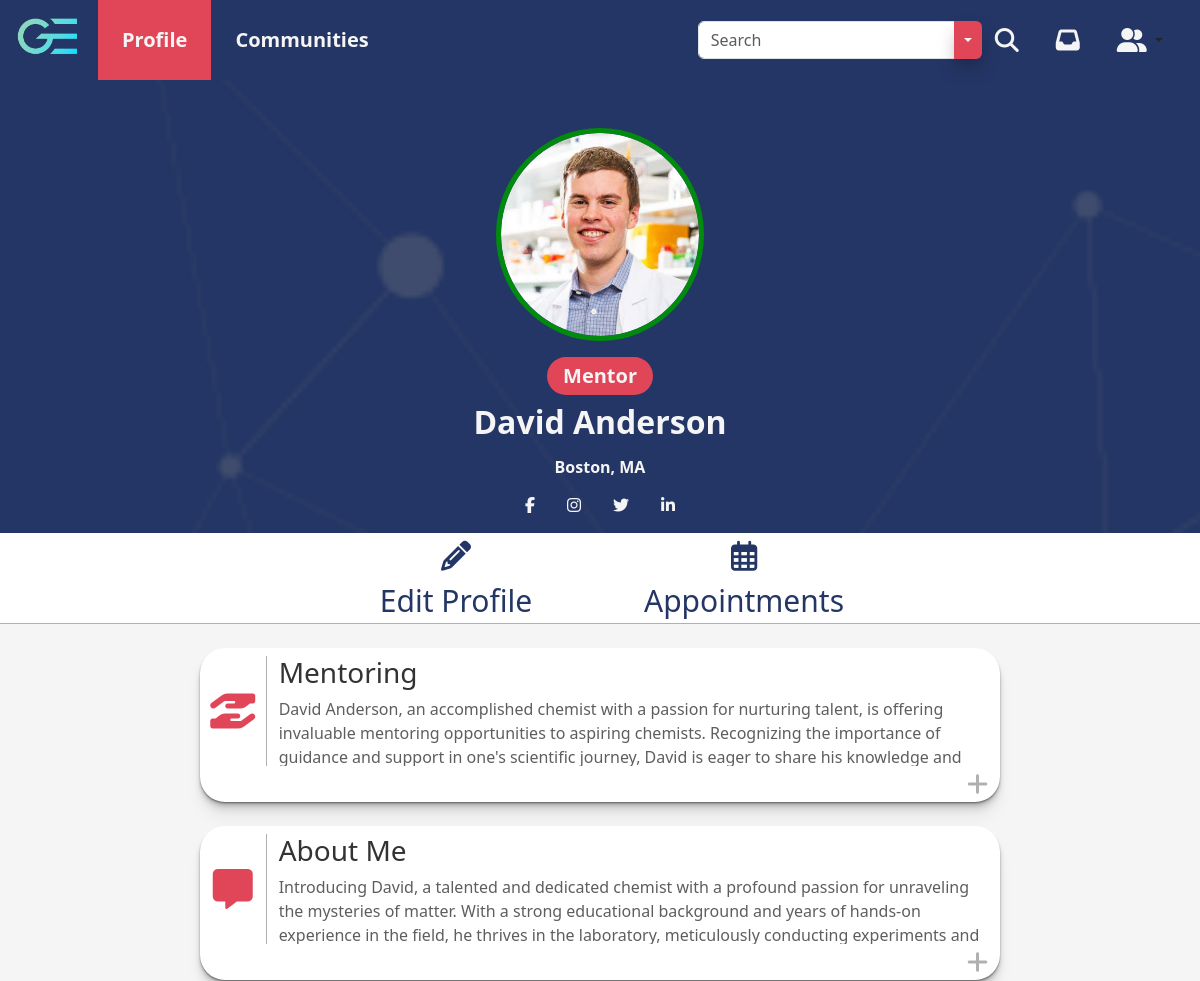
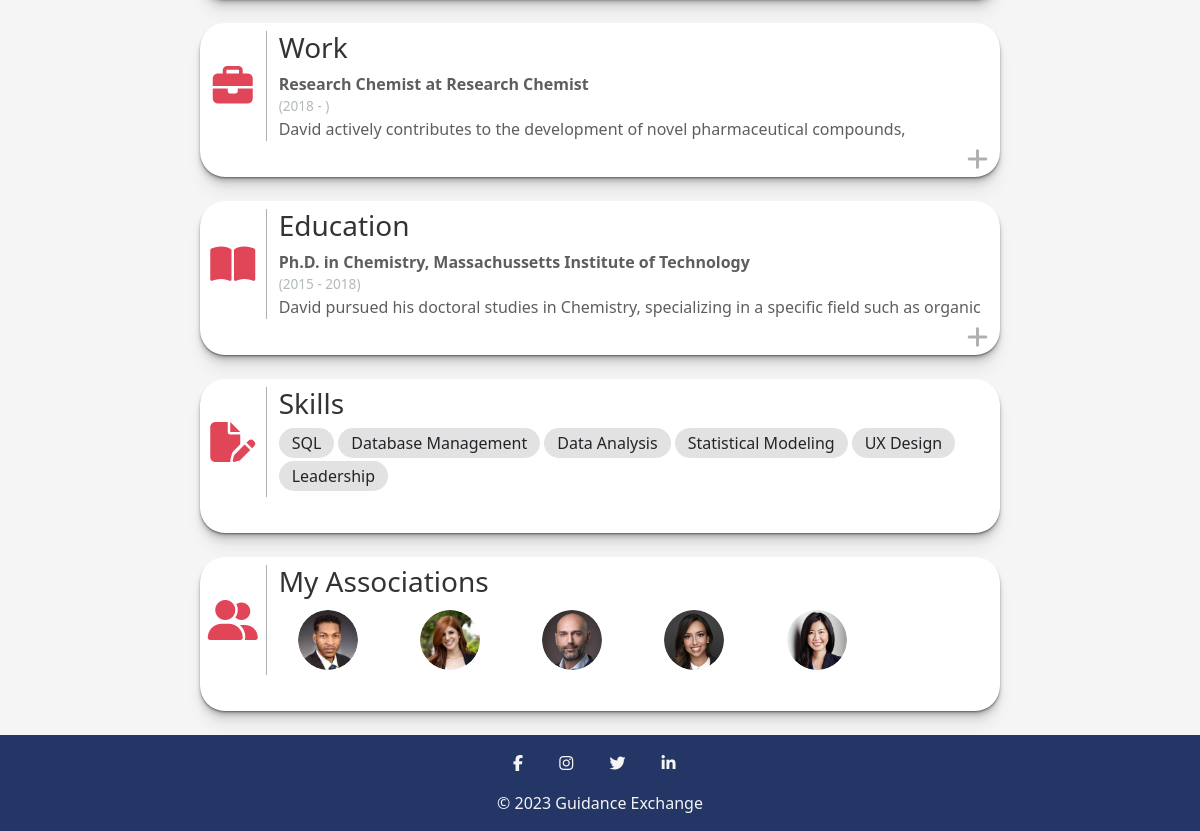
The page /profile.php?profileID=1 (signed in) on the database its author committed (2 pictures, top to bottom).
### tables this page shows
CREATE TABLE UserData_t (
  UserID INT(9) NOT NULL,
  FirstName VARCHAR(255) NOT NULL,
  LastName VARCHAR(255) NOT NULL,
  ProfilePicture VARCHAR(255),
  ProfilePictureBorder VARCHAR(255),
  ProfilePictureBackground VARCHAR(255),
  Rating INT(1),
  LocationCity VARCHAR(255),
  LocationState VARCHAR(255),
  Facebook VARCHAR(255),
  Twitter VARCHAR(255),
  Instagram VARCHAR(255),
  LinkedIn VARCHAR(255),
  Mentoring LONGTEXT,
  AboutMe LONGTEXT,
  WorkTitle VARCHAR(255),
  WorkLocation VARCHAR(255),
  WorkStartDate DATE,
  WorkEndDate DATE,
  WorkDescription LONGTEXT,
  EducationDegree VARCHAR(255),
  EducationLocation VARCHAR(255),
  EducationStartDate DATE,
  EducationEndDate DATE,
  EducationDescription LONGTEXT,
  Associations VARCHAR(255),
  CONSTRAINT UserData_t_PK PRIMARY KEY (UserID),
  CONSTRAINT UserData_t_FK1 FOREIGN KEY (UserID) REFERENCES Auth_t(UserID)
);

### includes/session.inc.php (called while the page is built, shortened)
<?php
$userID = $_SESSION['UserID'];

### profile.php (the view, shortened to what this page needs)
<!DOCTYPE html>
<html lang="en">
<head>
  <link href="assets/fontawesome/css/fontawesome.css" rel="stylesheet">
  <link href="assets/fontawesome/css/brands.css" rel="stylesheet">
  <link href="assets/fontawesome/css/solid.css" rel="stylesheet">
  <link href="assets/bootstrap/css/bootstrap.min.css" rel="stylesheet" />
  <link rel="stylesheet" href="css/profile.css" />
  <link rel="stylesheet" href="css/main.css" />
</head>
<header>
  <?php
  include('includes/session.inc.php');
  $profileID = $_GET['profileID'];
  ?>
  <nav class="navbar navbar-expand-lg navbar-light">
    <div class="container-fluid">
      <a class="navbar-brand" href="home.php"><img src="img/logo_gradient.png" alt="Guidance Exchange Logo" height="70" /></a>
      <div class="collapse navbar-collapse" id="navbarSupportedContent">
        <ul class="navbar-nav me-auto mb-2 mb-lg-0">
          <li class="nav-item">
            <?php if ($profileID == $userID) {
              echo '<a class="nav-link highlight-link nav-text px-4 active" href="profile.php?profileID=' . $userID . '">Profile</a>';
            } else {
              echo '<a class="nav-link highlight-link nav-text px-4" href="profile.php?profileID=' . $userID . '">Profile</a>';
            }
            ?>
          </li>
          <li class="nav-item">
            <a class="nav-link highlight-link nav-text px-4" href="communities.php">Communities</a>
          </li>
        </ul>
        <ul class="navbar-nav d-flex flex-row me-1">
          <li class="nav-item me-3 me-lg-0 px-2 d-flex align-items-center">
            <form class="d-flex" role="search" action="search.php" method="GET">
              <div class="input-group">
                <input class="form-control" name="query" type="search" placeholder="Search" aria-label="Search" autocomplete="off">
                <button type="button" class="btn main-button btn-drop dropdown-toggle dropdown-toggle-split" data-bs-toggle="dropdown" data-bs-auto-close="false" aria-expanded="false">
                </button>
              </div>
              <button class="btn" type="submit"><i class="fa-solid fa-magnifying-glass fa-xl"></i></button>
            </form>
          </li>
          <li class="nav-item me-3 me-lg-0 px-2">
            <a class="nav-link" href="messages.php"><i class="fa-solid fa-inbox fa-xl"></i></a>
          </li>
          <li class="nav-item dropdown me-3 me-lg-0 px-2 d-flex justify-content-center">
            <button class="btn dropdown-toggle" data-bs-toggle="dropdown" aria-expanded="false">
              <i class="fa-solid fa-user-group fa-xl"></i>
            </button>
          </li>
        </ul>
      </div>
    </div>
  </nav>
</header>
<body>
  <?php
  $sqlAuth = "SELECT * FROM `Auth_t` WHERE `UserID` = $profileID";
  $resultAuth = mysqli_query($con, $sqlAuth);
  while ($auth = mysqli_fetch_assoc($resultAuth)) {
    $mentorStatus = $auth['MentorStatus'];
  }
  $sql = "SELECT * FROM `UserData_t` WHERE `UserID` = $profileID";
  $result = mysqli_query($con, $sql);
  while ($profile = mysqli_fetch_assoc($result)) {
    $firstName = $profile['FirstName'];
    $lastName = $profile['LastName'];
    $profilePicture = $profile['ProfilePicture'];
    $profilePictureBorder = $profile['ProfilePictureBorder'];
    $profilePictureBackground = $profile['ProfilePictureBackground'];
    $city = $profile['LocationCity'];
    $state = $profile['LocationState'];
    $facebook = $profile['Facebook'];
    $twitter = $profile['Twitter'];
    $instagram = $profile['Instagram'];
    $linkedIn = $profile['LinkedIn'];
    $mentoring = $profile['Mentoring'];
    $aboutMe = $profile['AboutMe'];
    $workTitle = $profile['WorkTitle'];
    $workTitleArray = explode(";", $workTitle ?? '');
    $workLocation = $profile['WorkLocation'];
    $workLocationArray = explode(";", $workTitle ?? '');
    $workStartDate = $profile['WorkStartDate'];
    $workStartDateArray = explode(";", $workStartDate ?? '');
    $workEndDate = $profile['WorkEndDate'];
    $workEndDateArray = explode(";", $workEndDate ?? '');
    $workDescription = $profile['WorkDescription'];
    $workDescriptionArray = explode(";", $workDescription ?? '');
    $educationDegree = $profile['EducationDegree'];
    $educationDegreeArray = explode(";", $educationDegree ?? '');
    $educationLocation = $profile['EducationLocation'];
    $educationLocationArray = explode(";", $educationLocation ?? '');
    $educationStartDate = $profile['EducationStartDate'];
    $educationStartDateArray = explode(";", $educationStartDate ?? '');
    $educationEndDate = $profile['EducationEndDate'];
    $educationEndDateArray = explode(";", $educationEndDate ?? '');
    $educationDescription = $profile['EducationDescription'];
    $educationDescriptionArray = explode(";", $educationDescription ?? '');
    $profileAssociations = $profile['Associations'];
    $profileAssociationsArray = explode(";", $profileAssociations ?? '');
  }
  $skillsSql = "SELECT * FROM `Qualifications_t` WHERE `UserID` = $profileID";
  $skillsResult = mysqli_query($con, $skillsSql);
  $skillsArray = array();
  while ($qualifications = mysqli_fetch_assoc($skillsResult)) {
    $skillsArray[] = $qualifications['SkillID'];
  }
  if ($skillsArray != null) {
    $qualificationsSql = "SELECT `SkillName` FROM `Skills_t` WHERE `SkillID` IN (" . implode(',', $skillsArray) . ")";
    $qualificationsResult = mysqli_query($con, $qualificationsSql);
    $skillNames = array();
    while ($row = mysqli_fetch_assoc($qualificationsResult)) {
      $skillNames[] = $row['SkillName'];
    }
  }
  $state_abbreviations = array(
    'AL' => 'Alabama', 'AK' => 'Alaska', 'AZ' => 'Arizona', 'AR' => 'Arkansas', 'CA' => 'California', 'CO' => 'Colorado',
    'CT' => 'Connecticut', 'DE' => 'Delaware', 'FL' => 'Florida', 'GA' => 'Georgia', 'HI' => 'Hawaii', 'ID' => 'Idaho',
    'IL' => 'Illinois', 'IN' => 'Indiana', 'IA' => 'Iowa', 'KS' => 'Kansas', 'KY' => 'Kentucky', 'LA' => 'Louisiana',
    'ME' => 'Maine', 'MD' => 'Maryland', 'MA' => 'Massachusetts', 'MI' => 'Michigan', 'MN' => 'Minnesota', 'MS' => 'Mississippi',
    'MO' => 'Missouri', 'MT' => 'Montana', 'NE' => 'Nebraska', 'NV' => 'Nevada', 'NH' => 'New Hampshire', 'NJ' => 'New Jersey',
    'NM' => 'New Mexico', 'NY' => 'New York', 'NC' => 'North Carolina', 'ND' => 'North Dakota', 'OH' => 'Ohio', 'OK' => 'Oklahoma',
    'OR' => 'Oregon', 'PA' => 'Pennsylvania', 'RI' => 'Rhode Island', 'SC' => 'South Carolina', 'SD' => 'South Dakota', 'TN' => 'Tennessee',
    'TX' => 'Texas', 'UT' => 'Utah', 'VT' => 'Vermont', 'VA' => 'Virginia', 'WA' => 'Washington', 'WV' => 'West Virginia',
    'WI' => 'Wisconsin', 'WY' => 'Wyoming', 'DC' => 'District of Columbia'
  );
  echo '<section class="photo-section pt-5 pb-3" style="background-image: url(&#39;img/' . $profilePictureBackground . '&#39;); background-attachment: fixed; background-size: cover;">';
  echo '<div class="container-fluid flex-column">';
  if ($profilePictureBorder == null) {
    if ($profilePicture == null) {
      echo '<img class="profile-photo mb-3" style="border-color: #008a0e;" src="img/blank-profile-image.png" alt="' . $firstName . ' ' . $lastName . ' Profile Photo">';
    } else {
      echo '<img class="profile-photo mb-3" style="border-color: #008a0e;" src="upload/' . $profilePicture . '" alt="' . $firstName . ' ' . $lastName . ' Profile Photo">';
    }
  } else {
    if ($profilePicture == null) {
      echo '<img class="profile-photo mb-3" style="border-color: #008a0e;" src="img/blank-profile-image.png" alt="' . $firstName . ' ' . $lastName . ' Profile Photo">';
    } else {
      echo '<img class="profile-photo mb-3" style="border-color: ' . $profilePictureBorder . ';" src="upload/' . $profilePicture . '" alt="' . $firstName . ' ' . $lastName . ' Profile Photo">';
    }
  }
  if ($mentorStatus == true) {
    echo '<div class="mentor-tag mb-2">';
    echo '<p class="py-1 px-3 m-0">Mentor</p>';
    echo '</div>';
  }
  echo '<h1 class="profile-name mb-2">' . $firstName . ' ' . $lastName . '</h1>';
  if ($city != null) {
    echo '<h2 class="city-name mt-2 mb-3">' . $city;
    if ($state != null) {
      $abbreviation = array_search($state, $state_abbreviations);
      echo ', ' . $abbreviation . '</h2>';
    } else {
      echo '</h2>';
    }
  } elseif ($state != null) {
    echo '<h2 class="city-name mt-2 mb-3">' . $state . '</h2>';
  }
  if ($facebook or $instagram or $twitter or $linkedIn != null) {
    echo '<div class="mb-0">';
    if ($facebook != null) {
      echo '<a href="https://www.facebook.com/' . $facebook . '" class="mx-3"><i class="fa fa-facebook"></i></a>';
    }
    if ($instagram != null) {
      echo '<a href="https://www.instagram.com/' . $instagram . '" class="mx-3"><i class="fa fa-instagram"></i></a>';
    }
    if ($twitter != null) {
      echo '<a href="https://www.twitter.com/' . $twitter . '" class="mx-3"><i class="fa fa-twitter"></i></a>';
    }
    if ($linkedIn != null) {
      echo '<a href="https://www.linkedin.com/in/' . $linkedIn . '" class="mx-3"><i class="fa fa-linkedin"></i></a>';
    }
    echo '</div>';
  }
  echo '</div>';
  echo '</section>';
  if ($userID == $profileID) {
    echo '<section class="profile__buttons-section d-flex justify-content-center">';
    echo '<div class="container text-center row profile__buttons_links">';
    echo '<div class="col">';
    echo '<a href="/edit-profile.php"><i class="fa-solid fa-pencil"></i><br>Edit Profile</a>';
    echo '</div>';
    echo '<div class="col">';
    echo '<a href="appointments.php?profileID=' . $userID . '"><i class="fa-regular fa-calendar-days"></i><br>Appointments</a>';
    echo '</div>';
    echo '</div>';
    echo '</section>';
  }
  echo '<section class="content-section pt-4">';
  if ($mentoring != null) {
    echo '<div class="container-fluid pb-4">';
    echo '<div class="row align-items-start profile-section pt-2">';
    echo '<div class="col-1 d-flex align-items-center justify-content-center profile-icon">';
    echo '<i class="fa-solid fa-hand-holding-hand"></i>';
    echo '</div>';
    echo '<div class="col-11 profile-wrap">';
    echo '<h3>Mentoring</h3>';
    echo '<p>' . $mentoring . '</p>';
    echo '</div>';
    echo '<div class="col-12 text-end">';
    echo '</div></div></div>';
  }
  if ($aboutMe != null) {
    echo '<div class="container-fluid pb-4">';
    echo '<div class="row align-items-start profile-section pt-2">';
    echo '<div class="col-1 d-flex align-items-center justify-content-center profile-icon">';
    echo '<i class="fa-solid fa-message"></i>';
    echo '</div>';
    echo '<div class="col-11 profile-wrap">';
    echo '<h3>About Me</h3>';
    echo '<p>' . $aboutMe . '</p>';
    echo '</div>';
    echo '<div class="col-12 text-end">';
    echo '</div></div></div>';
  }
  if ($workLocation != null) {
    echo '<div class="container-fluid pb-4">';
    echo '<div class="row align-items-start profile-section pt-2">';
    echo '<div class="col-1 d-flex align-items-center justify-content-center profile-icon">';
    echo '<i class="fa-solid fa-briefcase"></i>';
    echo '</div>';
    echo '<div class="col-11 profile-wrap">';
    echo '<h3>Work</h3>';
    foreach ($workLocationArray as $location) {
      $wl = 0;
      echo '<p class="mb-0"><strong>' . $workTitleArray[$wl] . ' at ' . $location . '</strong></p>';
      if ($workEndDateArray[$wl] != null) {
        echo '<p class="profile-date mb-0">(' . date_format(date_create($workStartDateArray[$wl]), "Y") . ' - ' . date_format(date_create($workEndDateArray[$wl]), "Y") . ')</p>';
      } else {
        echo '<p class="profile-date mb-0">(' . date_format(date_create($workStartDateArray[$wl]), "Y") . ' - )</p>';
      }
      echo '<p>' . $workDescriptionArray[$wl] . '</p>';
    }
    echo '</div>';
    echo '<div class="col-12 text-end">';
    echo '</div></div></div>';
  }
  if ($educationLocation != null) {
    echo '<div class="container-fluid pb-4">';
    echo '<div class="row align-items-start profile-section pt-2">';
    echo '<div class="col-1 d-flex align-items-center justify-content-center profile-icon">';
    echo '<i class="fa-solid fa-book-open"></i>';
    echo '</div>';
    echo '<div class="col-11 profile-wrap">';
    echo '<h3>Education</h3>';
    foreach ($educationLocationArray as $location) {
      $el = 0;
      echo '<p class="mb-0"><strong>' . $educationDegreeArray[$el] . ', ' . $location . '</strong></p>';
      if ($educationEndDateArray[$el] != null) {
        echo '<p class="profile-date mb-0">(' . date_format(date_create($educationStartDateArray[$el]), "Y") . ' - ' . date_format(date_create($educationEndDateArray[$el]), "Y") . ')</p>';
      } else {
        echo '<p class="profile-date mb-0">(' . date_format(date_create($educationStartDateArray[$el]), "Y") . ' - )</p>';
      }
      echo '<p>' . $educationDescriptionArray[$el] . '</p>';
    }
    echo '</div>';
    echo '<div class="col-12 text-end">';
    echo '</div></div></div>';
  }
  if (isset($skillNames) && $skillNames != null) {
    echo '<div class="container-fluid pb-4">';
    echo '<div class="row align-items-start profile-section pt-2">';
    echo '<div class="col-1 d-flex align-items-center justify-content-center profile-icon">';
    echo '<i class="fa-solid fa-file-pen"></i>';
    echo '</div>';
    echo '<div class="col-11 profile-wrap">';
    echo '<h3>Skills</h3>';
    echo '<div>';
    foreach ($skillNames as $value) {
      echo '<a class="btn profile-skill me-1" href="#" role="button">' . $value . '</a>';
    }
    echo '</div>';
    echo '</div>';
    echo '<div class="col-12 text-end">';
    echo '</div></div></div>';
  }
  if ($profileAssociations != null) {
    echo '<div class="container-fluid pb-4">';
    echo '<div class="row align-items-start profile-section pt-2">';
    echo '<div class="col-1 d-flex align-items-center justify-content-center profile-icon">';
    echo '<i class="fa-solid fa-user-group"></i>';
    echo '</div>';
    echo '<div class="col-11 profile-wrap">';
    if ($profileID == $userID) {
      echo '<h3>My Associations</h3>';
    } else {
      echo '<h3>' . $firstName . '&#39;s Associations</h3>';
    }
    echo '<div class="row pt-1">';
    include('includes/connect.inc.php');
    foreach ($profileAssociationsArray as $value) {
      $associationSql = "SELECT `FirstName`,`LastName`,`ProfilePicture` FROM `UserData_t` WHERE `UserID`=$value";
      $associationResult = mysqli_query($con, $associationSql);
      while ($profileAssociation = mysqli_fetch_assoc($associationResult)) {
        $associationFirstName = $profileAssociation['FirstName'];
        $associationLastName = $profileAssociation['LastName'];
        $associationProfilePicture = $profileAssociation['ProfilePicture'];
      }
      echo '<div class="col-2 d-flex align-items center justify-content-center">';
      echo '<a href="profile.php?profileID=' . $value . '"><img class="association-photo" src="upload/' . $associationProfilePicture . '" alt="' . $associationFirstName . ' ' . $associationLastName . ' Profile Photo"></a>';
      echo '</div>';
    }
    echo '</div>';
    echo '</div>';
    echo '<div class="col-12 text-end">';
    echo '</div></div></div>';
  }
  echo '</section>';
  ?>
</body>
<footer>
  <nav class="navbar">
    <div class="mx-auto">
      <div class="my-3">
        <a href="https://www.facebook.com/" class="mx-3"><i class="fa fa-facebook"></i></a>
        <a href="https://www.instagram.com/" class="mx-3"><i class="fa fa-instagram"></i></a>
        <a href="https://www.twitter.com/" class="mx-3"><i class="fa fa-twitter"></i></a>
        <a href="https://www.linkedin.com" class="mx-3"><i class="fa fa-linkedin"></i></a>
      </div>
      <div class="footer-text text-center pb-3">© 2023 Guidance Exchange</div>
    </div>
  </nav>
</footer>
</html>

### rows shown on the page
userdata_t: ProfilePictureBackground (picture), ProfilePicture (picture), FirstName "David", LastName "Anderson", LocationCity "Boston", LocationState "MA", Mentoring "David Anderson, an accomplished chemist with a passion for nurturing talent, is offering invaluable mentoring opportunities to aspiring chemists. Recognizing the importance of guidance and support in one's scientific journey, David is eager to share his knowledge and…", AboutMe "Introducing David, a talented and dedicated chemist with a profound passion for unraveling the mysteries of matter. With a strong educational background and years of hands-on experience in the field, he thrives in the laboratory, meticulously conducting experiments and…", WorkTitle "Research Chemist", WorkStartDate "2018", WorkDescription "David actively contributes to the development of novel pharmaceutical compounds,…", EducationDegree "Ph.D. in Chemistry", EducationLocation "Massachussetts Institute of Technology", EducationStartDate "2015", EducationEndDate "2018", EducationDescription "David pursued his doctoral studies in Chemistry, specializing in a specific field such as organic…"
userdata_t: ProfilePicture (picture)
userdata_t: ProfilePicture (picture)
userdata_t: ProfilePicture (picture)
userdata_t: ProfilePicture (picture)
userdata_t: ProfilePicture (picture)

### other values the page prints
$value "SQL"
$value "Database Management"
$value "Data Analysis"
$value "Statistical Modeling"
$value "UX Design"
$value "Leadership"
